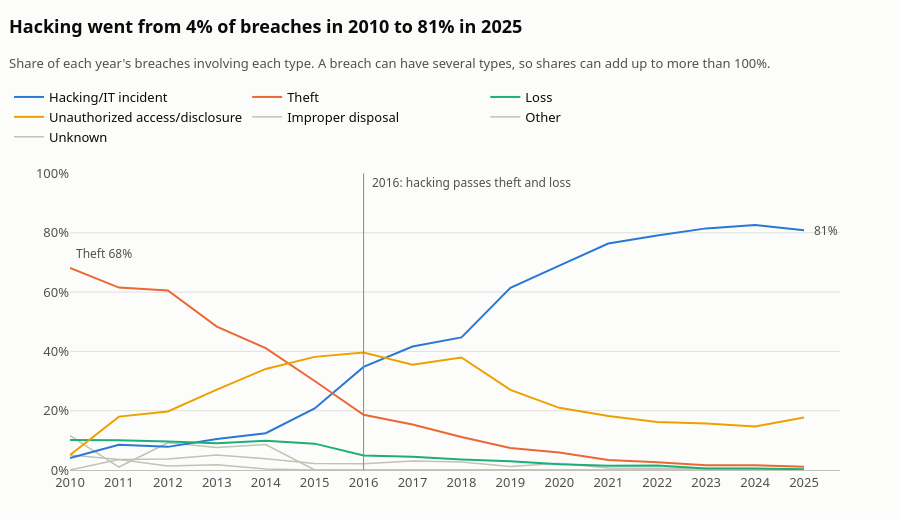

The code cell stored with this chart in its notebook:
### Markdown cell above
## 2. Cause: how the mix of breach types changed

Each year's breaches are split by type, as the share of that year's breaches involving each type. Shares are used instead of counts because the total number of breaches grew so much. The question is whether hacking replaced the physical causes, theft and loss, and in which year it pulled ahead of them for good.

A breach can be filed under several types (for example, both hacking and theft), so a year's shares can add up to more than 100%. The one breach with no type is left out. No breach after 2014 is filed as "Other" or "Unknown".

### Code cell
known_type = full_years[full_years["type_of_breach"].notna()]
type_share = known_type.groupby("year")[list(TYPE_LABELS)].mean().mul(100)

most_common = type_share.idxmax(axis=1).map(TYPE_LABELS)
hacking_ahead = type_share["type_hacking"].gt(type_share["type_theft"]) & type_share["type_hacking"].gt(type_share["type_loss"])
overtake_year = hacking_ahead.index[~hacking_ahead.to_numpy()].max() + 1  # ahead of theft and loss every year since
hacking_top_from = most_common.index[(most_common != TYPE_LABELS["type_hacking"]).to_numpy()].max() + 1

print(type_share.round(1).rename(columns=TYPE_LABELS).to_string())
print("\nMost common type each year:")
print(most_common.to_string())
print(f"\nHacking has been ahead of both theft and loss every year since {overtake_year} "
      f"({type_share.loc[overtake_year, 'type_hacking']:.1f}% vs theft {type_share.loc[overtake_year, 'type_theft']:.1f}% "
      f"and loss {type_share.loc[overtake_year, 'type_loss']:.1f}%), and the most common type since {hacking_top_from}.")
for year in (FIRST_YEAR, LAST_YEAR):
    print(f"{year}: hacking {type_share.loc[year, 'type_hacking']:.1f}%, theft {type_share.loc[year, 'type_theft']:.1f}%, "
          f"loss {type_share.loc[year, 'type_loss']:.1f}%")

# The story series get the palette in fixed order; the minor types are thin gray context lines
EMPHASIS = {"type_hacking": BLUE, "type_theft": ORANGE, "type_loss": AQUA, "type_unauthorized_access": YELLOW}
fig = go.Figure()
for rank, (column, name) in enumerate(TYPE_LABELS.items()):
    emphasized = column in EMPHASIS
    fig.add_trace(go.Scatter(
        x=type_share.index, y=type_share[column], name=name, mode="lines", legendrank=rank,
        line=dict(color=EMPHASIS.get(column, CONTEXT_GRAY), width=2 if emphasized else 1.5),
        hovertemplate=f"{name}: %{{y:.1f}}%<extra></extra>",
    ))
fig.data = tuple(sorted(fig.data, key=lambda trace: trace.line.color != CONTEXT_GRAY))  # draw gray lines underneath

h_first, h_last = type_share.loc[FIRST_YEAR, "type_hacking"], type_share.loc[LAST_YEAR, "type_hacking"]
style(fig, f"Hacking went from {h_first:.0f}% of breaches in {FIRST_YEAR} to {h_last:.0f}% in {LAST_YEAR}",
      "Share of each year's breaches involving each type. A breach can have several types, so shares can add up to more than 100%.")
fig.update_layout(hovermode="x unified")
fig.update_xaxes(dtick=1)
fig.update_yaxes(range=[0, 100], ticksuffix="%")
fig.add_vline(x=overtake_year, line=dict(color=MUTED_GRAY, width=1))
label(fig, overtake_year, 97, f"{overtake_year}: hacking passes theft and loss", xanchor="left", xshift=6)
label(fig, LAST_YEAR, h_last, f"{h_last:.0f}%", xanchor="left", xshift=8)
label(fig, FIRST_YEAR, type_share.loc[FIRST_YEAR, "type_theft"], f"Theft {type_share.loc[FIRST_YEAR, 'type_theft']:.0f}%",
      xanchor="left", yanchor="bottom", xshift=4, yshift=4)
save_and_show(fig, "q2_breach_types")

### Figure 1 — Plotly figure (JSON) as saved in the notebook; plotly's stock layout.template omitted (floating-point values rounded to 4 significant figures)
{"data": [{"hovertemplate": "Improper disposal: %{y:.1f}%<extra></extra>", "legendrank": 4, "line": {"color": "#c3c2b7", "width": 1.5}, "mode": "lines", "name": "Improper disposal", "type": "scatter", "x": [2010, 2011, 2012, 2013, 2014, 2015, 2016, 2017, 2018, 2019, 2020, 2021, 2022, 2023, 2024, 2025], "y": [5.051, 3.5, 3.67, 5.054, 3.822, 2.222, 2.134, 3.073, 2.71, 1.174, 2.262, 0.6993, 0.5571, 0.6711, 0.5398, 0.1245]}, {"hovertemplate": "Other: %{y:.1f}%<extra></extra>", "legendrank": 5, "line": {"color": "#c3c2b7", "width": 1.5}, "mode": "lines", "name": "Other", "type": "scatter", "x": [2010, 2011, 2012, 2013, 2014, 2015, 2016, 2017, 2018, 2019, 2020, 2021, 2022, 2023, 2024, 2025], "y": [11.62, 1.0, 9.174, 7.581, 8.599, 0.0, 0.0, 0.0, 0.0, 0.0, 0.0, 0.0, 0.0, 0.0, 0.0, 0.0]}, {"hovertemplate": "Unknown: %{y:.1f}%<extra></extra>", "legendrank": 6, "line": {"color": "#c3c2b7", "width": 1.5}, "mode": "lines", "name": "Unknown", "type": "scatter", "x": [2010, 2011, 2012, 2013, 2014, 2015, 2016, 2017, 2018, 2019, 2020, 2021, 2022, 2023, 2024, 2025], "y": [0.0, 3.5, 1.376, 1.805, 0.3185, 0.0, 0.0, 0.0, 0.0, 0.0, 0.0, 0.0, 0.0, 0.0, 0.0, 0.0]}, {"hovertemplate": "Hacking/IT incident: %{y:.1f}%<extra></extra>", "legendrank": 0, "line": {"color": "#2a78d6", "width": 2}, "mode": "lines", "name": "Hacking/IT incident", "type": "scatter", "x": [2010, 2011, 2012, 2013, 2014, 2015, 2016, 2017, 2018, 2019, 2020, 2021, 2022, 2023, 2024, 2025], "y": [4.04, 8.5, 7.798, 10.47, 12.42, 20.74, 34.76, 41.62, 44.72, 61.45, 68.93, 76.36, 79.11, 81.48, 82.59, 80.82]}, {"hovertemplate": "Theft: %{y:.1f}%<extra></extra>", "legendrank": 1, "line": {"color": "#eb6834", "width": 2}, "mode": "lines", "name": "Theft", "type": "scatter", "x": [2010, 2011, 2012, 2013, 2014, 2015, 2016, 2017, 2018, 2019, 2020, 2021, 2022, 2023, 2024, 2025], "y": [68.18, 61.5, 60.55, 48.38, 41.08, 30.0, 18.6, 15.36, 11.11, 7.436, 5.882, 3.357, 2.646, 1.611, 1.619, 1.121]}, {"hovertemplate": "Loss: %{y:.1f}%<extra></extra>", "legendrank": 2, "line": {"color": "#1baf7a", "width": 2}, "mode": "lines", "name": "Loss", "type": "scatter", "x": [2010, 2011, 2012, 2013, 2014, 2015, 2016, 2017, 2018, 2019, 2020, 2021, 2022, 2023, 2024, 2025], "y": [10.1, 10.0, 9.633, 9.025, 9.873, 8.889, 4.878, 4.469, 3.523, 2.935, 1.961, 1.399, 1.532, 0.5369, 0.5398, 0.2491]}, {"hovertemplate": "Unauthorized access/disclosure: %{y:.1f}%<extra></extra>", "legendrank": 3, "line": {"color": "#eda100", "width": 2}, "mode": "lines", "name": "Unauthorized access/disclosure", "type": "scatter", "x": [2010, 2011, 2012, 2013, 2014, 2015, 2016, 2017, 2018, 2019, 2020, 2021, 2022, 2023, 2024, 2025], "y": [5.051, 18.0, 19.72, 27.08, 34.08, 38.15, 39.63, 35.47, 37.94, 27.01, 20.97, 18.18, 16.16, 15.7, 14.71, 17.68]}], "layout": {"annotations": [{"font": {"color": "#52514e", "size": 12}, "showarrow": false, "text": "2016: hacking passes theft and loss", "x": 2016, "xanchor": "left", "xshift": 6, "y": 97}, {"font": {"color": "#52514e", "size": 12}, "showarrow": false, "text": "81%", "x": 2025, "xanchor": "left", "xshift": 8, "y": 80.82}, {"font": {"color": "#52514e", "size": 12}, "showarrow": false, "text": "Theft 68%", "x": 2010, "xanchor": "left", "xshift": 4, "y": 68.18, "yanchor": "bottom", "yshift": 4}], "font": {"color": "#0b0b0b", "family": "system-ui, -apple-system, \"Segoe UI\", sans-serif", "size": 13}, "height": 520, "hoverlabel": {"bgcolor": "white", "bordercolor": "#e1e0d9", "font": {"color": "#0b0b0b"}}, "hovermode": "x unified", "legend": {"orientation": "h", "title": {"text": ""}, "x": 0.01, "xanchor": "left", "xref": "container", "y": 0.8423, "yanchor": "top", "yref": "container"}, "margin": {"b": 50, "l": 70, "r": 60, "t": 150}, "paper_bgcolor": "#fcfcfb", "plot_bgcolor": "#fcfcfb", "shapes": [{"line": {"color": "#898781", "width": 1}, "type": "line", "x0": 2016, "x1": 2016, "xref": "x", "y0": 0, "y1": 1, "yref": "y domain"}], "title": {"subtitle": {"font": {"color": "#52514e", "size": 13}, "text": "Share of each year's breaches involving each type. A breach can have several types, so shares can add up to more than 100%."}, "text": "<b>Hacking went from 4% of breaches in 2010 to 81% in 2025</b>", "x": 0.01, "xanchor": "left", "xref": "container", "y": 0.9615, "yanchor": "top", "yref": "container"}, "xaxis": {"dtick": 1, "linecolor": "#c3c2b7", "showgrid": false, "tickfont": {"color": "#52514e"}}, "yaxis": {"gridcolor": "#e1e0d9", "gridwidth": 1, "range": [0, 100], "tickfont": {"color": "#52514e"}, "ticksuffix": "%", "zeroline": false}}}
